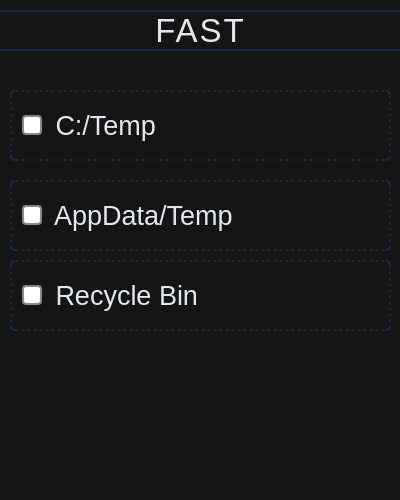
<?xml version="1.0" encoding="UTF-8"?>
<ui version="4.0">
 <class>FAST_MENU</class>
 <widget class="QDialog" name="FAST_MENU">
  <property name="geometry">
   <rect>
    <x>0</x>
    <y>0</y>
    <width>400</width>
    <height>500</height>
   </rect>
  </property>
  <property name="minimumSize">
   <size>
    <width>400</width>
    <height>500</height>
   </size>
  </property>
  <property name="maximumSize">
   <size>
    <width>400</width>
    <height>500</height>
   </size>
  </property>
  <property name="windowTitle">
   <string>Dialog</string>
  </property>
  <property name="styleSheet">
   <string notr="true">QDialog{
background: #151515;
color: #FBF9E4;
}
QLabel{
color:white;
font-size: 20px;
letter-spacing: 2px;
font:9pt &quot;Aldrich&quot;;
font-size: 18pt;
font-weight: 300;
background: #5B88E2;
border-radius: 6px
}

QCheckBox{
font:9pt &quot;Aldrich&quot;;
font-size: 20pt;
color: #E2E8F0; 
font-weight: 300;
border: 2px dotted #122C4F;
padding: 10px;
border-radius: 5px
}
QCheckBox::indicator {
    width: 16px;
    height: 16px;
    border: 2px solid #888;
    border-radius: 4px;
    background: white;
}

QCheckBox::indicator:checked {
    background: #2196F3;
	border: 2px solid #122C4F
}

</string>
  </property>
  <widget class="QLabel" name="FAST_TEXT_2">
   <property name="geometry">
    <rect>
     <x>-5</x>
     <y>10</y>
     <width>411</width>
     <height>41</height>
    </rect>
   </property>
   <property name="styleSheet">
    <string notr="true">color: #E2E8F0; 
font-size: 20px;
letter-spacing: 2px;
font:9pt &quot;Aldrich&quot;;
font-size: 25pt;
font-weight: 300;
background: #151515;
border-radius: 4px;
border: 2px solid #122C4F;</string>
   </property>
   <property name="text">
    <string>FAST</string>
   </property>
   <property name="alignment">
    <set>Qt::AlignCenter</set>
   </property>
  </widget>
  <widget class="QCheckBox" name="checkBoxFAST1">
   <property name="geometry">
    <rect>
     <x>10</x>
     <y>90</y>
     <width>381</width>
     <height>71</height>
    </rect>
   </property>
   <property name="styleSheet">
    <string notr="true">QCheckBox::indicator {
    width: 16px;
    height: 16px;
    border: 2px solid #888;
    border-radius: 4px;
    background: white;
}

QCheckBox::indicator:checked {
    background: #2196F3;
	border: 2px solid #122C4F
}
</string>
   </property>
   <property name="text">
    <string> C:/Temp</string>
   </property>
   <property name="iconSize">
    <size>
     <width>16</width>
     <height>16</height>
    </size>
   </property>
   <property name="checkable">
    <bool>true</bool>
   </property>
   <property name="checked">
    <bool>false</bool>
   </property>
  </widget>
  <widget class="QCheckBox" name="checkBoxFAST1_2">
   <property name="geometry">
    <rect>
     <x>10</x>
     <y>180</y>
     <width>381</width>
     <height>71</height>
    </rect>
   </property>
   <property name="styleSheet">
    <string notr="true">QCheckBox::indicator {
    width: 16px;
    height: 16px;
    border: 2px solid #888;
    border-radius: 4px;
    background: white;
}

QCheckBox::indicator:checked {
    background: #2196F3;
	border: 2px solid #122C4F
}
</string>
   </property>
   <property name="text">
    <string> AppData/Temp</string>
   </property>
   <property name="iconSize">
    <size>
     <width>16</width>
     <height>16</height>
    </size>
   </property>
   <property name="checkable">
    <bool>true</bool>
   </property>
   <property name="checked">
    <bool>false</bool>
   </property>
  </widget>
  <widget class="QCheckBox" name="checkBoxFAST1_4">
   <property name="geometry">
    <rect>
     <x>10</x>
     <y>260</y>
     <width>381</width>
     <height>71</height>
    </rect>
   </property>
   <property name="styleSheet">
    <string notr="true">QCheckBox::indicator {
    width: 16px;
    height: 16px;
    border: 2px solid #888;
    border-radius: 4px;
    background: white;
}

QCheckBox::indicator:checked {
    background: #2196F3;
	border: 2px solid #122C4F
}
</string>
   </property>
   <property name="text">
    <string> Recycle Bin</string>
   </property>
   <property name="iconSize">
    <size>
     <width>16</width>
     <height>16</height>
    </size>
   </property>
   <property name="checkable">
    <bool>true</bool>
   </property>
   <property name="checked">
    <bool>false</bool>
   </property>
  </widget>
 </widget>
 <resources/>
 <connections/>
</ui>
